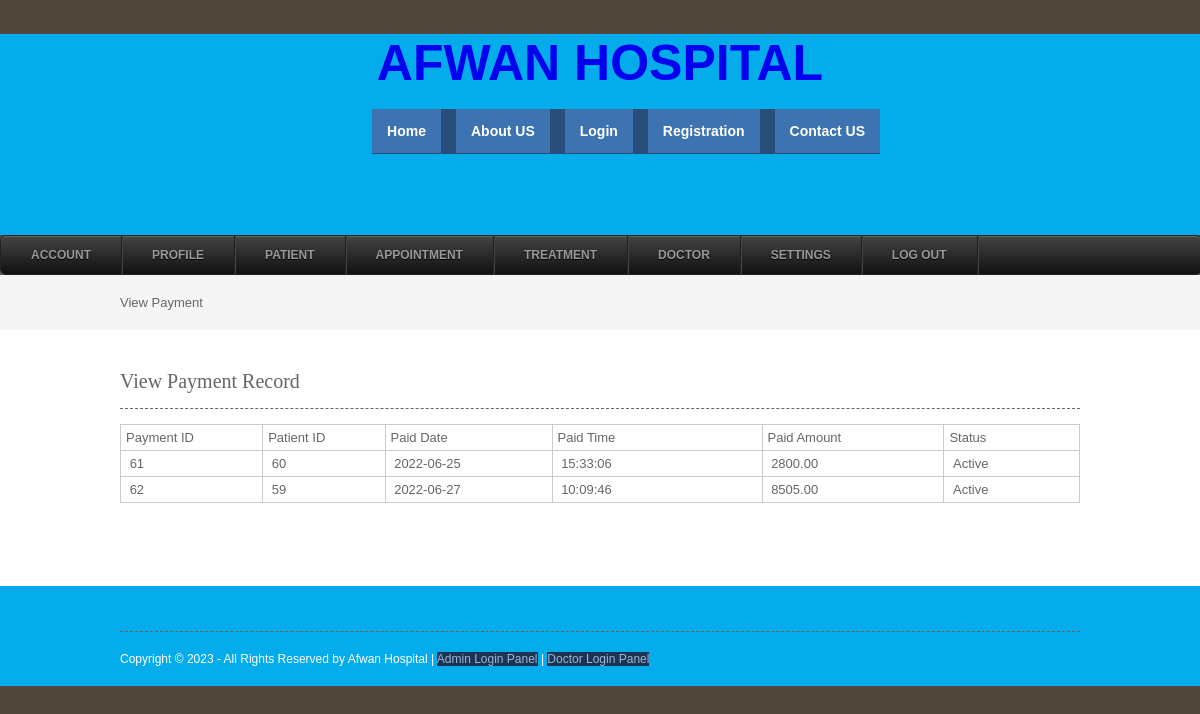
The page /viewpayment.php (signed in) on the database as committed earlier.
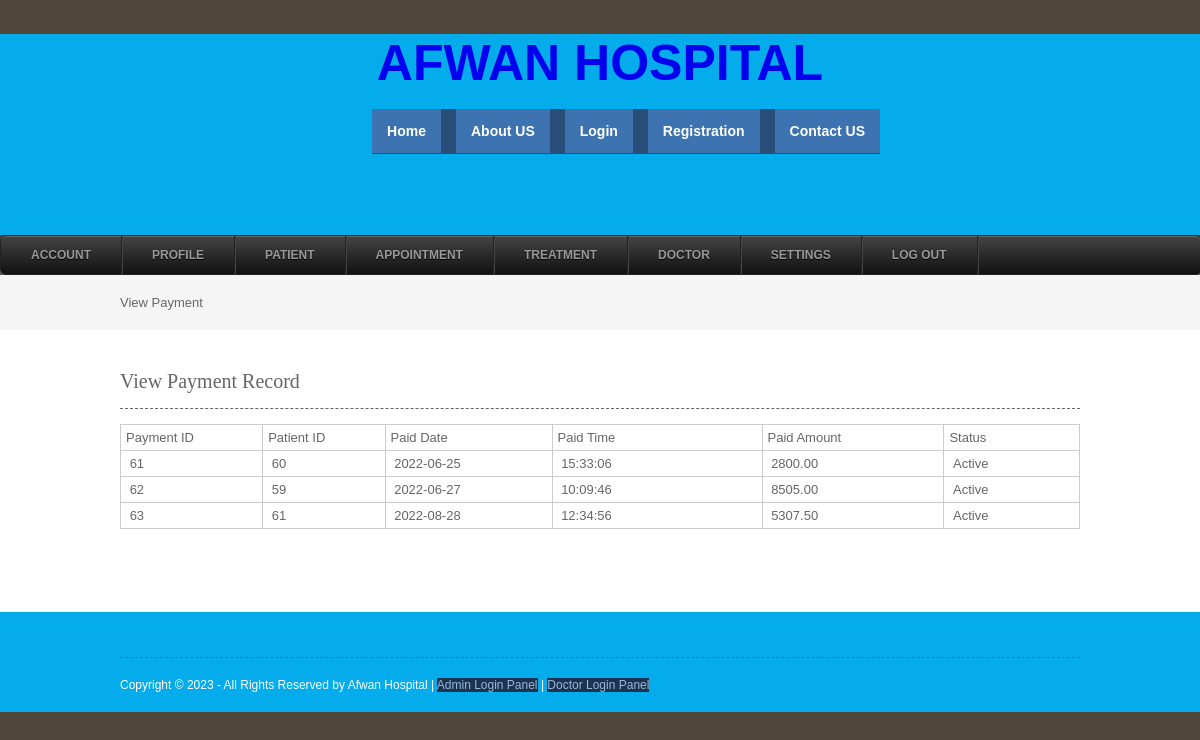
The same page on the database as committed later.
### tables this page shows
CREATE TABLE `payment` (
  `paymentid` int(10) NOT NULL,
  `patientid` int(10) NOT NULL,
  `appointmentid` int(10) NOT NULL,
  `paiddate` date NOT NULL,
  `paidtime` time NOT NULL,
  `paidamount` float(10,2) NOT NULL,
  `status` varchar(10) NOT NULL,
  `cardholder` varchar(50) NOT NULL,
  `cardnumber` int(25) NOT NULL,
  `cvvno` int(5) NOT NULL,
  `expdate` date NOT NULL
);

### viewpayment.php (the view, shortened to what this page needs)
<?php
include("header.php");
include("dbconnection.php");
?>
<div class="wrapper col2">
  <div id="breadcrumb">View  Payment</div>
</div>
<div class="wrapper col4">
  <div id="container">
    <h1>View Payment Record</h1>
    <table width="558" border="3">
      <tbody>
        <tr>
          <td width="75">Payment ID</td>
          <td width="63">Patient ID</td>
          <td width="90">Paid Date</td>
          <td width="116">Paid Time</td>
          <td width="99">Paid Amount</td>
          <td width="71">Status</td>
        </tr>
         <?php
		$sql ="SELECT * FROM payment";
		$qsql = mysqli_query($con,$sql);
		while($rs = mysqli_fetch_array($qsql))
		{
        echo "<tr>
          <td>&nbsp;$rs[paymentid]</td>
		  <td>&nbsp;$rs[patientid]</td>
          <td>&nbsp;$rs[paiddate]</td>
		  <td>&nbsp;$rs[paidtime]</td>
		  <td>&nbsp;$rs[paidamount]</td>
		  <td>&nbsp;$rs[status]</td>
        </tr>";
		}
		?>
      </tbody>
    </table>
    <p>&nbsp;</p>
  </div>
</div>
<?php
include("footer.php");
?>

Rows that differ between the two databases and show on the page:
added payment: paymentid "63", patientid "61", paiddate "2022-08-28", paidtime "12:34:56", paidamount "5307.50", status "Active"
